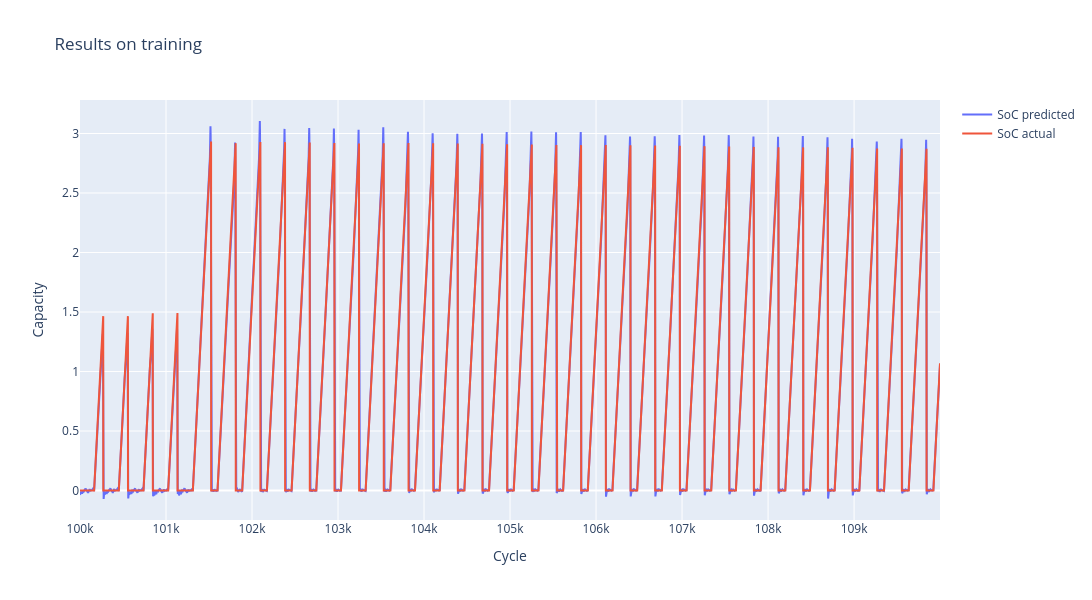

Notebook cell for this chart:
### Code cell
cycle_num = 10
steps_num = 10000
step_index = np.arange(cycle_num*steps_num, (cycle_num+1)*steps_num)

fig = go.Figure()
fig.add_trace(go.Scatter(x=step_index, y=train_predictions.flatten()[cycle_num*steps_num:(cycle_num+1)*steps_num],
                    mode='lines', name='SoC predicted'))
fig.add_trace(go.Scatter(x=step_index, y=train_y.flatten()[cycle_num*steps_num:(cycle_num+1)*steps_num],
                    mode='lines', name='SoC actual'))
fig.update_layout(title='Results on training',
                  xaxis_title='Cycle',
                  yaxis_title='Capacity',
                  width=1400,
                  height=600)
fig.show()

### Figure 1 — Plotly figure (JSON) as saved in the notebook; plotly's stock layout.template omitted (floating-point values rounded to 4 significant figures; data arrays with more than 128 entries replaced by an {"elided": "..."} marker saying what was removed)
{"data": [{"mode": "lines", "name": "SoC predicted", "type": "scatter", "x": {"elided": "10000 int values"}, "y": {"elided": "10000 float values"}}, {"mode": "lines", "name": "SoC actual", "type": "scatter", "x": {"elided": "10000 int values"}, "y": {"elided": "10000 float values"}}], "layout": {"height": 600, "title": {"text": "Results on training"}, "width": 1400, "xaxis": {"title": {"text": "Cycle"}}, "yaxis": {"title": {"text": "Capacity"}}}}
